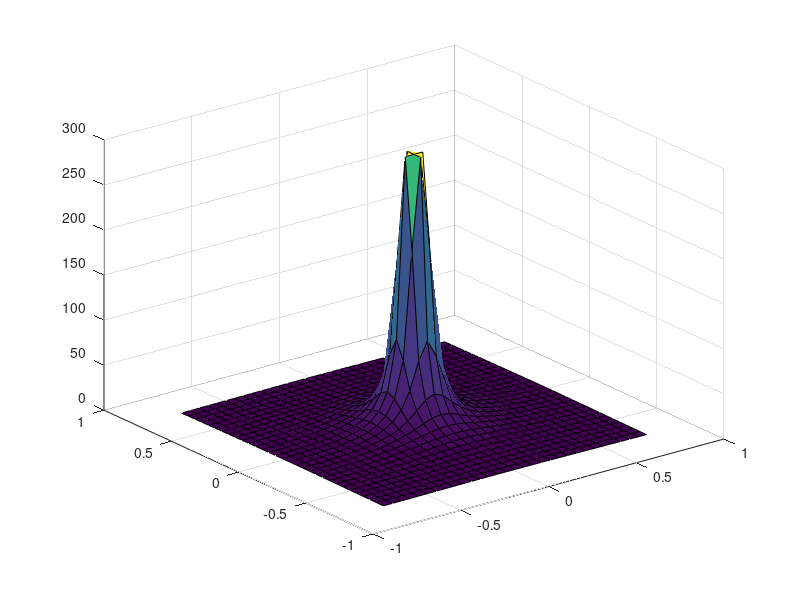

Write the MATLAB code that produced this figure.
clear
x = -.75:0.05:0.75
y = -.75:0.05:0.75

[xx,yy]=meshgrid(x,y);

iia = find(xx==0);
xx(iia)= eps;
iia = find(yy==0);
yy(iia)= eps;
zz=1./(xx.^2+yy.^2);
iia=find(zz > 300);
zz(iia)=300;
figure
surf(xx,yy,zz)